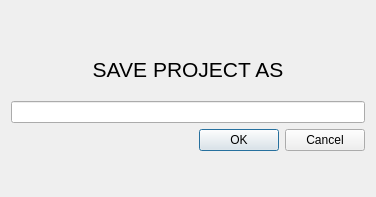
<?xml version="1.0" encoding="UTF-8"?>
<ui version="4.0">
 <class>dialogsaveas</class>
 <widget class="QDialog" name="dialogsaveas">
  <property name="geometry">
   <rect>
    <x>0</x>
    <y>0</y>
    <width>376</width>
    <height>197</height>
   </rect>
  </property>
  <property name="windowTitle">
   <string>Dialog</string>
  </property>
  <layout class="QGridLayout" name="gridLayout">
   <item row="0" column="0">
    <layout class="QVBoxLayout" name="verticalLayout">
     <item>
      <widget class="QLabel" name="label">
       <property name="maximumSize">
        <size>
         <width>16777215</width>
         <height>50</height>
        </size>
       </property>
       <property name="text">
        <string>&lt;html&gt;&lt;head/&gt;&lt;body&gt;&lt;p align=&quot;center&quot;&gt;&lt;span style=&quot; font-size:16pt;&quot;&gt;SAVE PROJECT AS&lt;/span&gt;&lt;/p&gt;&lt;/body&gt;&lt;/html&gt;</string>
       </property>
      </widget>
     </item>
     <item>
      <widget class="QLineEdit" name="lineEdit"/>
     </item>
     <item>
      <widget class="QDialogButtonBox" name="buttonBox">
       <property name="orientation">
        <enum>Qt::Horizontal</enum>
       </property>
       <property name="standardButtons">
        <set>QDialogButtonBox::Cancel|QDialogButtonBox::Ok</set>
       </property>
      </widget>
     </item>
    </layout>
   </item>
  </layout>
 </widget>
 <resources/>
 <connections>
  <connection>
   <sender>buttonBox</sender>
   <signal>accepted()</signal>
   <receiver>dialogsaveas</receiver>
   <slot>accept()</slot>
   <hints>
    <hint type="sourcelabel">
     <x>248</x>
     <y>254</y>
    </hint>
    <hint type="destinationlabel">
     <x>157</x>
     <y>274</y>
    </hint>
   </hints>
  </connection>
  <connection>
   <sender>buttonBox</sender>
   <signal>rejected()</signal>
   <receiver>dialogsaveas</receiver>
   <slot>reject()</slot>
   <hints>
    <hint type="sourcelabel">
     <x>316</x>
     <y>260</y>
    </hint>
    <hint type="destinationlabel">
     <x>286</x>
     <y>274</y>
    </hint>
   </hints>
  </connection>
 </connections>
</ui>
